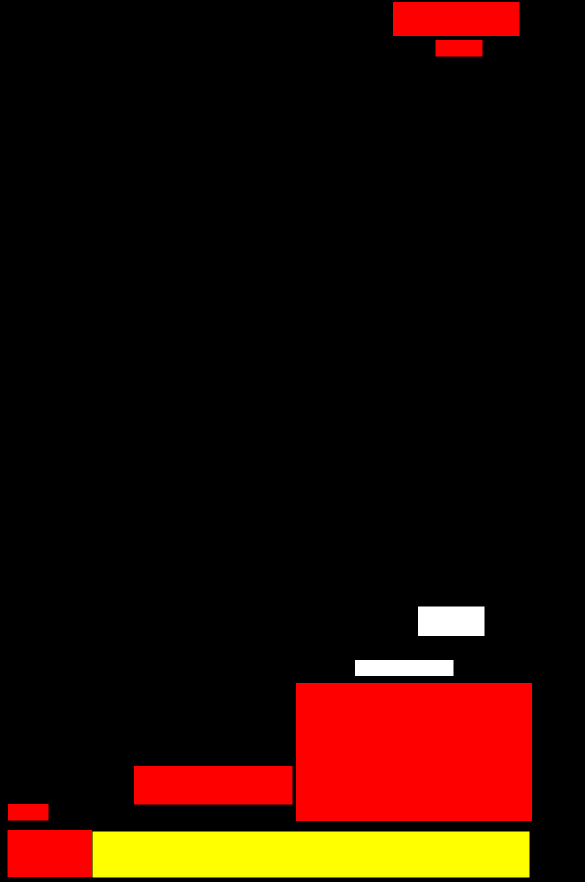
#> input picture pspnet-pytorch/herbarium_sheets/wyoming_combine_origin/SegmentationClass/AMD.100288.png, 1169 x 1764 px, found by its file name (shown at 1/2 size); its folder holds 4 pictures in this run
$ python get_annotation.py   (older library calls are emulated)
#> lines starting #> are read from the running program, lines starting #| are printed output that depends on the picture
import os
import random

import numpy as np
from PIL import Image
from tqdm import tqdm

# modify trainval_percent to add test set
# train_percent: train:val = 9:1
#
# I use val set as test set
trainval_percent = 1
train_percent = 0.9

# root dir for images datasets
Herbarium_path = 'herbarium_sheets'

if __name__ == "__main__":
    random.seed(0)
    print("Generate txt in ImageSets.")
    # IMPORTANT! NEED TO MODIFY HERE!
    segfilepath = os.path.join(Herbarium_path, 'wyoming_combine_origin/SegmentationClass')
    saveBasePath = os.path.join(Herbarium_path, 'wyoming_combine_origin/ImageSets/Segmentation')

    temp_seg = os.listdir(segfilepath)
    total_seg = []
    for seg in temp_seg:
        if seg.endswith(".png"):
            total_seg.append(seg)

    num = len(total_seg)
    list = range(num)
    tv = int(num * trainval_percent)
    tr = int(tv * train_percent)
    trainval = random.sample(list, tv)
    train = random.sample(trainval, tr)

    print("train and val size", tv)
    print("traub suze", tr)
    ftrainval = open(os.path.join(saveBasePath, 'trainval.txt'), 'w')
    ftest = open(os.path.join(saveBasePath, 'test.txt'), 'w')
    ftrain = open(os.path.join(saveBasePath, 'train.txt'), 'w')
    fval = open(os.path.join(saveBasePath, 'val.txt'), 'w')

    for i in list:
        name = total_seg[i][:-4] + '\n'
        if i in trainval:
            ftrainval.write(name)
            if i in train:
                ftrain.write(name)
            else:
                fval.write(name)
        else:
            ftest.write(name)

    ftrainval.close()
    ftrain.close()
    fval.close()
    ftest.close()
    print("Generate txt in ImageSets done.")

    print("Check datasets format, this may take a while.")
    print("Cheking dataset's format....")
    classes_nums = np.zeros([256], np.int)
    for i in tqdm(list):
        name = total_seg[i]
        png_file_name = os.path.join(segfilepath, name)
        if not os.path.exists(png_file_name):
            raise ValueError("未检测到标签图片%s，请查看具体路径下文件是否存在以及后缀是否为png。" % (png_file_name))

        png = np.array(Image.open(png_file_name), np.uint8)
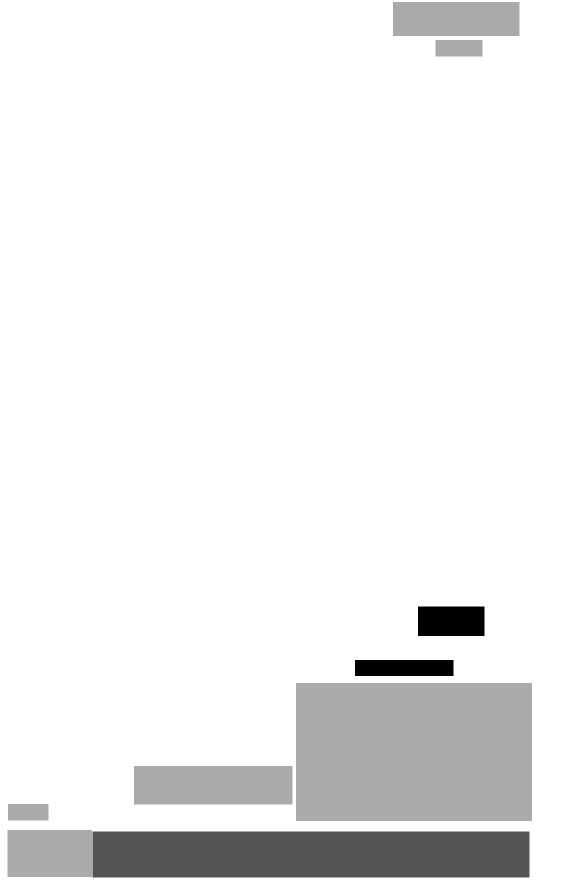
#> png: shape (1764, 1169) (shown at 1/2 size); min 0, max 3, mean 2.81; drawn with min black and max white
        if len(np.shape(png)) > 2:
            print(
                "标签图片%s的shape为%s，"
                "It is not grayscale or 8-bit depth color image, please check the data set format carefully" % (
                    name, str(np.shape(png))))
            print("Require grayscale image or 8-bit depth color image，标签的每个像素点的值就是这个像素点所属的种类。" % (
                name, str(np.shape(png))))

        classes_nums += np.bincount(np.reshape(png, [-1]), minlength=256)
#> classes_nums = 256 values, max 1774011 at index 3, min 0 at index 4, mean 8055.1
#> pass 2 of the loop `for i in tqdm(list):`:
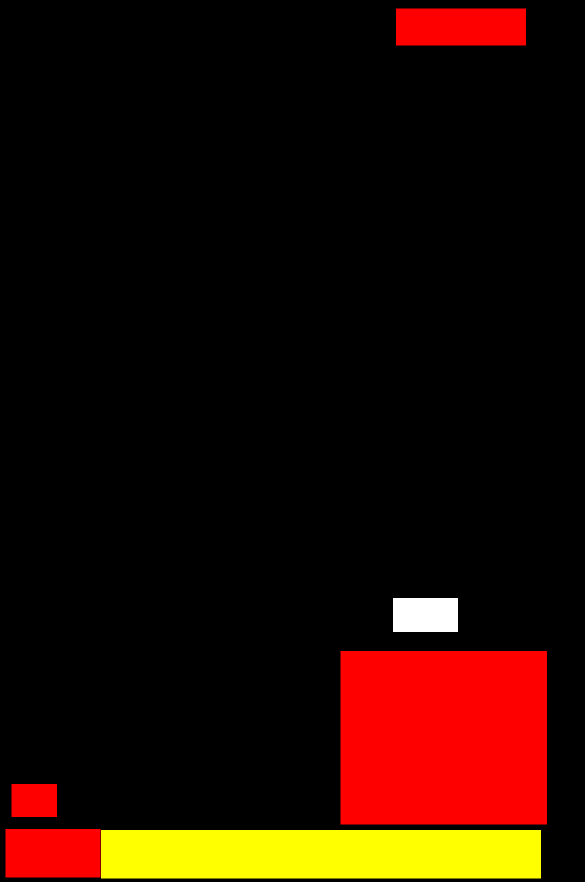
#> input picture pspnet-pytorch/herbarium_sheets/wyoming_combine_origin/SegmentationClass/AMD.100289.png, 1169 x 1764 px, found by its file name (shown at 1/2 size)
#> `png = np.array(Image.open(png_file_name), np.uint8)`:
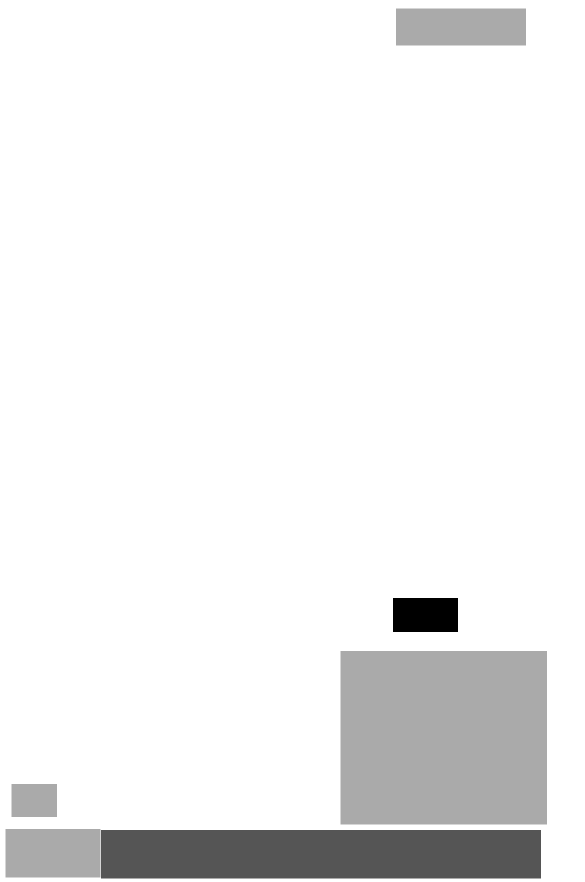
#> png: shape (1764, 1169) (shown at 1/2 size); min 0, max 3, mean 2.81; drawn with min black and max white
#> classes_nums = 256 values, max 3554940 at index 3, min 0 at index 4, mean 16110.3
#> pass 3 of the loop `for i in tqdm(list):`:
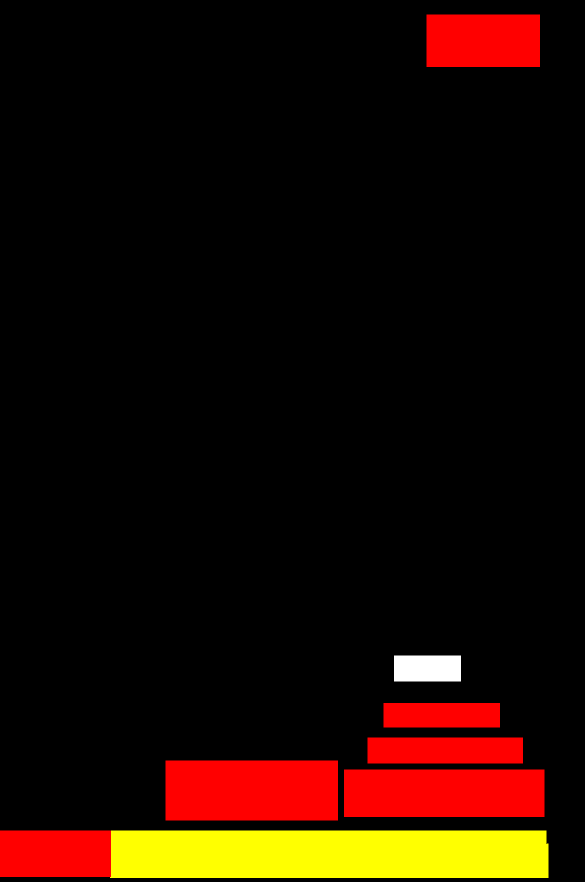
#> input picture pspnet-pytorch/herbarium_sheets/wyoming_combine_origin/SegmentationClass/AMD.100304.png, 1169 x 1764 px, found by its file name (shown at 1/2 size)
#> `png = np.array(Image.open(png_file_name), np.uint8)`:
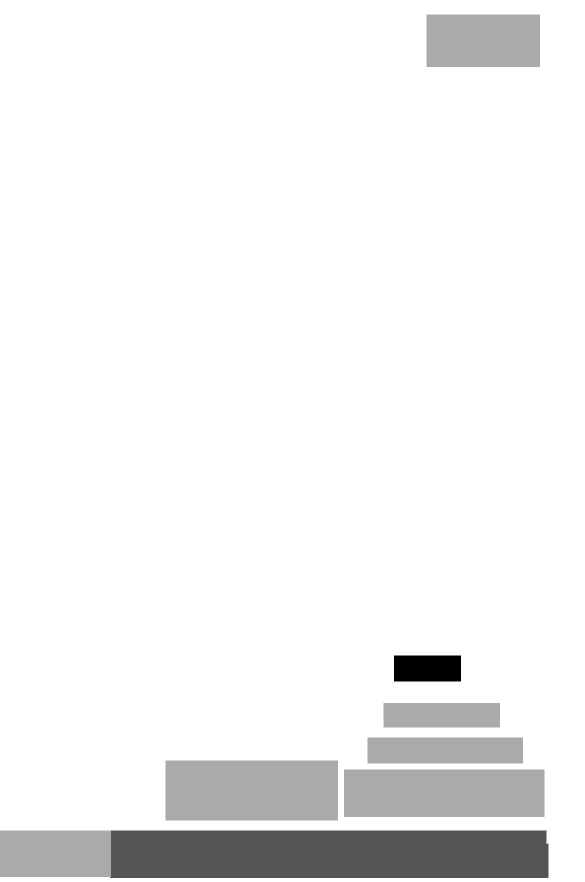
#> png: shape (1764, 1169) (shown at 1/2 size); min 0, max 3, mean 2.84; drawn with min black and max white
#> classes_nums = 256 values, max 5375499 at index 3, min 0 at index 4, mean 24165.4
#> the loop made 4 passes; the first 3 are shown

    print("打印像素点的值与数量。")
    print('-' * 37)
    print("| %15s | %15s |" % ("Key", "Value"))
    print('-' * 37)
    for i in range(256):
        if classes_nums[i] > 0:
            print("| %15s | %15s |" % (str(i), str(classes_nums[i])))
            print('-' * 37)
#> this loop made 256 passes

    if classes_nums[255] > 0 and classes_nums[0] > 0 and np.sum(classes_nums[1:255]) == 0:
        print("检测到标签中像素点的值仅包含0与255，数据格式有误。")
        print("二分类问题需要将标签修改为背景的像素点值为0，目标的像素点值为1。")
    elif classes_nums[0] > 0 and np.sum(classes_nums[1:]) == 0:
        print("检测到标签中仅仅包含背景像素点，数据格式有误，请仔细检查数据集格式。")

    print("Done.")
